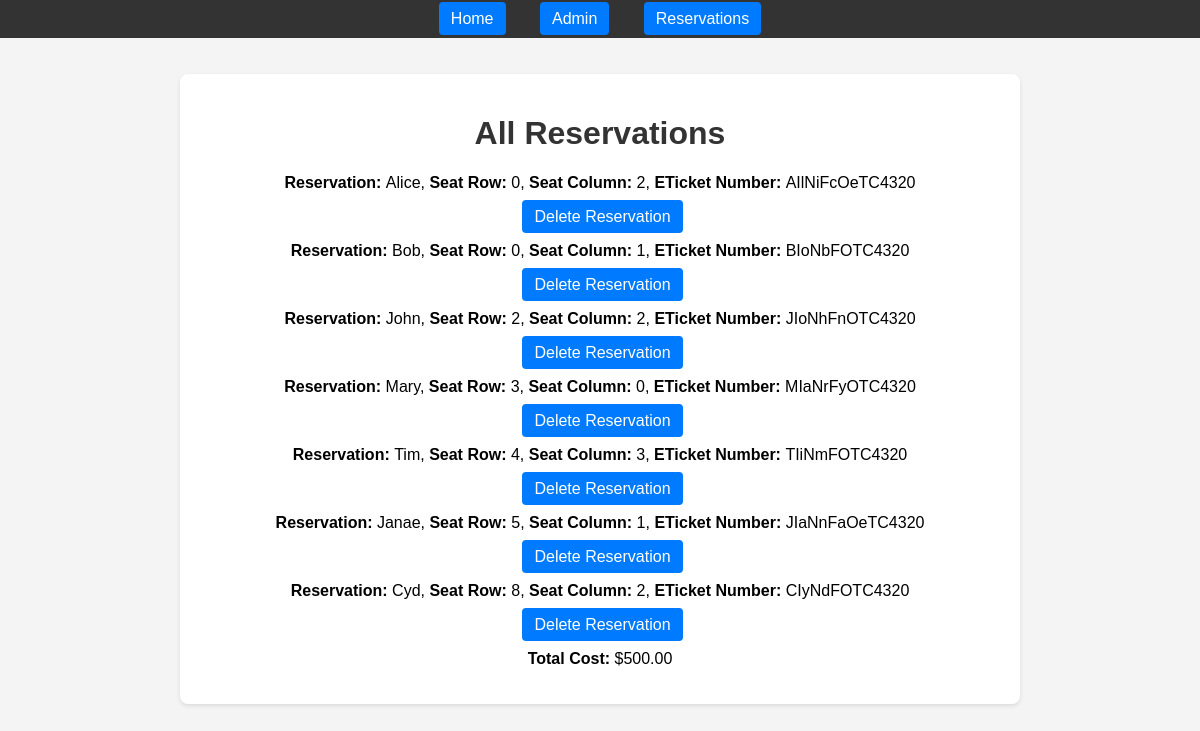
The app's page /viewReservations, older data.
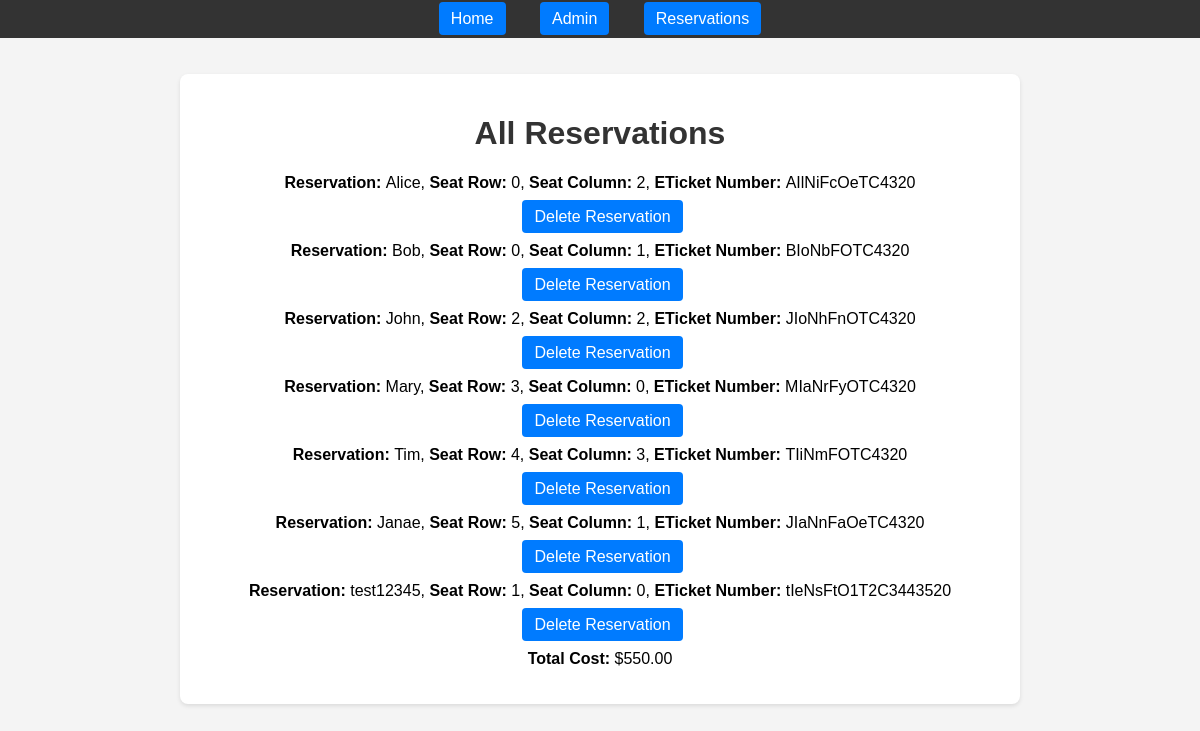
The same page, newer data.
### app.py (models this page shows)
class Reservation(db.Model):
    __tablename__ = 'reservations'
    id = db.Column(db.Integer, primary_key=True, autoincrement=True)
    passengerName = db.Column(db.String, nullable=False)
    seatRow = db.Column(db.Integer, nullable=False)
    seatColumn = db.Column(db.Integer, nullable=False)
    eTicketNumber = db.Column(db.String, nullable=False)
    created = db.Column(db.DateTime, default=datetime.now)

### app.py (the view)
@app.route("/viewReservations", methods=['GET', 'POST'])
def viewReservations():
    mydb = get_db_connection()
    cursor = mydb.cursor()
    query = "SELECT * FROM reservations;"
    cursor.execute(query)
    reservations = cursor.fetchall()
    total_cost = calculate_total_cost()
    return render_template('viewReservations.html', reservations=reservations, total_cost=total_cost)

### app.py (called while the page is built)
def get_cost_matrix():
    cost_matrix = [[100, 75, 50, 100] for row in range(12)]
    return cost_matrix

def calculate_total_cost():
    reservations = Reservation.query.all()
    cost_matrix = get_cost_matrix()
    total = 0
    for reservation in reservations:
        row = reservation.seatRow
        col = reservation.seatColumn
        total += cost_matrix[row][col]
    return total

def get_db_connection():
    try:
        conn = sqlite3.connect('/app/database/reservations.db')
        conn.row_factory = sqlite3.Row
        return conn
    except sqlite3.Error as e:
        print(f"Database connection error: {e}")
        return None

### templates/viewReservations.html
{% extends "base.html" %}
{% block content %}
    <h1>{% block title %}All Reservations {% endblock %}</h1>
    {% for reservation in reservations %}
        <div class="post">
            <p><strong>Reservation: </strong> {{ reservation['passengerName'] }},
                <strong>Seat Row: </strong>{{ reservation['seatRow'] }},
                <strong>Seat Column: </strong>{{ reservation['seatColumn'] }},
                <strong>ETicket Number: </strong>{{ reservation['eTicketNumber'] }}</p>
                <a href="{{ url_for('delete_get', code=reservation['id']) }}">Delete Reservation</a>
        </div>
    {% endfor %}
    <p><strong>Total Cost: </strong>${{ "%.2f"|format(total_cost) }}</p>
{% endblock %}

### templates/base.html (shortened to what this page needs)
<!DOCTYPE html>
<html>
<head>
    <link rel="stylesheet" href="{{ url_for('static', filename='style.css') }}">
</head>
<body>
    <nav class="menu">
        <a href="{{ url_for('index') }}">Home</a>
        <a href="{{ url_for('admin') }}">Admin</a>
        <a href="{{ url_for('reservations') }}">Reservations</a>
    </nav>
    <br><br>
    <div class="div-container">
        {% block content %}{% endblock %}
    </div>
</body>
</html>

### static/style.css (style rules this page uses)
body { font-family: sans-serif; display: flex; flex-direction: column; align-items: center; min-height: 100vh; margin: 0; background-color: #f4f4f4; }
.menu { width: 100%; background-color: #333; padding: 10px 0; text-align: center; }
.menu a { color: white; text-decoration: none; margin: 0 15px; }
.div-container { width: 80%; max-width: 800px; background-color: white; padding: 20px; border-radius: 8px; box-shadow: 0 2px 4px rgba(0, 0, 0, 0.1); text-align: center; }
h1 { color: #333; text-align: center; }
a, button { background-color: #007bff; color: white; padding: 8px 12px; border: none; border-radius: 4px; text-decoration: none; cursor: pointer; margin-left: 5px; }

Row changes from the older to the newer data that the page shows:
removed Reservation: passengerName "Cyd", seatRow "8", seatColumn "2", eTicketNumber "CIyNdFOTC4320"
added Reservation: passengerName "test12345", seatRow "1", seatColumn "0", eTicketNumber "tIeNsFtO1T2C3443520"
Text that changed along with them:
{{ "%.2f"|format(total_cost) }}: "500.00" → "550.00"
